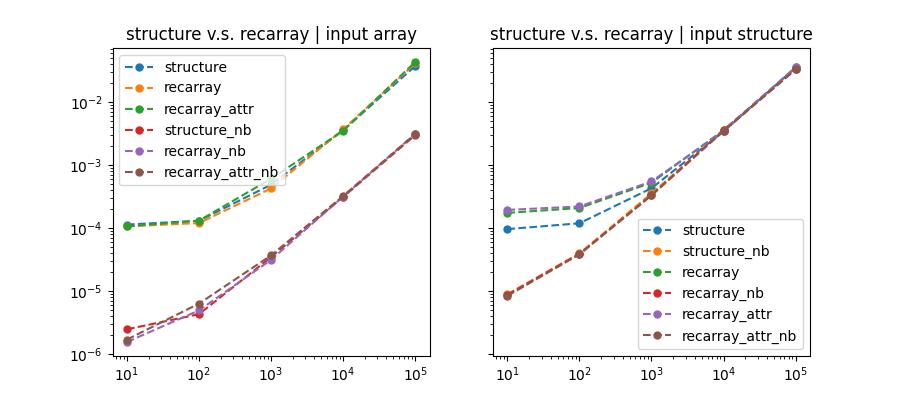

This chart was generated by the following Python code:

import numpy as np
import numba as nb
import sys

import matplotlib.pyplot as plt

import timeit, functools, collections


def make_figure(x, result, save_path, title):

    fig, ax = plt.subplots(1,1,figsize=(6,4), dpi=100)
    for key in result.keys():
        ax.plot(x, result[key], "--o", markersize=5, label=key)

    ax.legend(loc="best")
    ax.set_yscale("log")
    ax.set_xscale("log")

    ax.set_title( title )

    fig.savefig(save_path, dpi=100)

def print_table(ns, result):

    s = '-'*120 + '\n'
    s += "unit [1E-6 sec] "
    for key in result.keys():
        s += f"| {key:^13s} "
    s += '\n'
    s += '-'*120 + '\n'

    for k in range(len(ns)):
        s += f"n={str(ns[k]):<13s} "
        for val in result.values():
            ss = f"{val[k]*1E6:<.1f}"
            s +=  f"| {ss:>9s}     "
        s += '\n'
    s += '-'*120 + '\n'

    print(s)


if __name__ == "__main__":

    _result = {
        "structure" : [],
        "recarray" : [],
        "recarray_attr" : [],
        "structure_nb" : [],
        "recarray_nb" : [],
        "recarray_attr_nb" : [],
    }
    _result = collections.OrderedDict( _result )

    _nLoop = 1000

    _ns = [10, 100, 1000, 10000, 100000]
    _dtype = np.dtype([('x', 'f8'), ('y', np.float64)])


    def func(x,y):
        for k in range(10):
            z = x * y
            z /= np.exp(x + y)
            z *= np.sin(x) * np.cos(y)
        return z

    func_nb = nb.vectorize( ['float64(float64, float64)'], nopython=True ) (func)

    for _n in _ns:

        print(f"n = {_n}")

        _p = np.ones(_n, dtype=_dtype)
        _p['x'][:] = np.random.rand(_n)[:]
        _p['y'][:] = np.random.rand(_n)[:]

        _t = timeit.Timer( functools.partial( func, _p['x'], _p['y'] ) )
        _result["structure"].append( _t.timeit(_nLoop)/_nLoop )

        _ = func_nb( _p['x'], _p['y'] )
        _t = timeit.Timer( functools.partial( func_nb, _p['x'], _p['y'] ) )
        _result["structure_nb"].append( _t.timeit(_nLoop)/_nLoop )

        _p = np.recarray(_n, dtype=_dtype)
        _p['x'][:] = np.random.rand(_n)[:]
        _p['y'][:] = np.random.rand(_n)[:]

        _t = timeit.Timer( functools.partial( func, _p['x'], _p['y'] ) )
        _result["recarray"].append( _t.timeit(_nLoop)/_nLoop )

        _ = func_nb( _p['x'], _p['y'] )
        _t = timeit.Timer( functools.partial( func_nb, _p['x'], _p['y'] ) )
        _result["recarray_nb"].append( _t.timeit(_nLoop)/_nLoop )

        _t = timeit.Timer( functools.partial( func, _p.x, _p.y ) )
        _result["recarray_attr"].append( _t.timeit(_nLoop)/_nLoop )

        _ = func_nb( _p.x, _p.y )
        _t = timeit.Timer( functools.partial( func_nb, _p.x, _p.y ) )
        _result["recarray_attr_nb"].append( _t.timeit(_nLoop)/_nLoop )

    #pprint(_result)
    print_table(_ns, _result)
#-----------------------------------------------------------------------------
    #make_figure( _ns, _result, sys.argv[0].replace('.py', '.input_array.png'), "numpy : structure v.s. recarray" )
    _fig, _axs = plt.subplots(1,2,figsize=(9,4), dpi=100, sharey=True)
    _ax = _axs[0]
    for _key in _result.keys():
        _ax.plot(_ns, _result[_key], "--o", markersize=5, label=_key)
    _ax.legend(loc="best")
    _ax.set_yscale("log")
    _ax.set_xscale("log")
    _ax.set_title( "structure v.s. recarray | input array" )
#-----------------------------------------------------------------------------

    _result = {
        "structure" : [],
        "structure_nb" : [],
        "recarray" : [],
        "recarray_nb" : [],
        "recarray_attr" : [],
        "recarray_attr_nb" : [],
    }
    _result = collections.OrderedDict( _result )

    def func_field(p):
        for k in range(10):
            x = p['x'][:]
            y = p['y'][:]
            z = x * y
            z /= np.exp(x + y)
            z *= np.sin(x) * np.cos(y)
        return z

    func_field_nb = nb.njit(func_field)

    for _n in _ns:

        print(f"n = {_n}")

        _p = np.ones(_n, dtype=_dtype)
        _p['x'][:] = np.random.rand(_n)[:]
        _p['y'][:] = np.random.rand(_n)[:]

        _t = timeit.Timer( functools.partial( func_field, _p ) )
        _result["structure"].append( _t.timeit(_nLoop)/_nLoop )

        _ = func_field_nb( _p )
        _t = timeit.Timer( functools.partial( func_field_nb, _p ) )
        _result["structure_nb"].append( _t.timeit(_nLoop)/_nLoop )

    func_field_nb = nb.njit(func_field)

    for _n in _ns:

        print(f"n = {_n}")

        _p = np.recarray(_n, dtype=_dtype)
        _p['x'][:] = np.random.rand(_n)[:]
        _p['y'][:] = np.random.rand(_n)[:]

        _t = timeit.Timer( functools.partial( func_field, _p ) )
        _result["recarray"].append( _t.timeit(_nLoop)/_nLoop )

        _ = func_field_nb( _p )
        _t = timeit.Timer( functools.partial( func_field_nb, _p ) )
        _result["recarray_nb"].append( _t.timeit(_nLoop)/_nLoop )

    def func_attr(p):
        for k in range(10):
            x = p.x[:]
            y = p.y[:]
            z = x * y
            z /= np.exp(x + y)
            z *= np.sin(x) * np.cos(y)
        return z

    func_attr_nb = nb.njit(func_attr)

    for _n in _ns:

        print(f"n = {_n}")

        _p = np.recarray(_n, dtype=_dtype)
        _p['x'][:] = np.random.rand(_n)[:]
        _p['y'][:] = np.random.rand(_n)[:]

        _t = timeit.Timer( functools.partial( func_attr, _p ) )
        _result["recarray_attr"].append( _t.timeit(_nLoop)/_nLoop )

        _ = func_attr_nb( _p )
        _t = timeit.Timer( functools.partial( func_attr_nb, _p ) )
        _result["recarray_attr_nb"].append( _t.timeit(_nLoop)/_nLoop )

    #pprint(_result)
    print_table(_ns, _result)
#-----------------------------------------------------------------------------
    _ax = _axs[1]
    for _key in _result.keys():
        _ax.plot(_ns, _result[_key], "--o", markersize=5, label=_key)
    _ax.legend(loc="best")
    _ax.set_yscale("log")
    _ax.set_xscale("log")
    _ax.set_title( "structure v.s. recarray | input structure" )

    _fig.savefig(sys.argv[0].replace('.py', '.png'), dpi=100)
